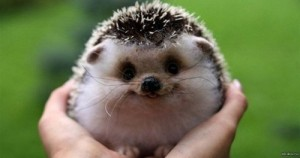
#> input picture lesson_2_Drieiev/data/0366ff8a5ea696d2d34b2dc3b90e2ebb.jpg, 300 x 158 px
$ jupyter execute Homework.ipynb
#> lines starting #> are read from the running program, lines starting #| are printed output that depends on the picture
# HOMEWORK 2
For this homework you will have to complete and implement the colour balancing for:
* Gray world algorithm
* Scale-by-max algorithm

You are free to use your own images. Experiment with more images and think about the effect each of the algorithms has on the resulting (balanced) image.

### Colour Balancing
In this notebook we will show different type of colour balancing making use of von Kries' hypothesis.

[cell 1]
import cv2
import numpy as np
from matplotlib import pyplot as plt
plt.rcParams['figure.figsize'] = [15, 5]

[cell 2]
img = cv2.imread('../data/0366ff8a5ea696d2d34b2dc3b90e2ebb.jpg')
#> img is the input picture: shape (158, 300, 3); mean B, G, R 79.5, 120.7, 110.2
img = cv2.cvtColor(img, cv2.COLOR_BGR2RGB)
plt.imshow(img)
plt.show()

### White patch
In white patch algorithm we choose a group of pixels we know they should be white. We then scale the resulting image colour channels by this white patch.

[cell 3]
# Define white patch and the coefficients
row, col = 100, 80 #485, 864
white = img[row, col, :]
#> white = [211, 207, 224]

w = np.max(white) # Otherwise, this pixel will be as bright as possible
#> w = 224
# coeffs = 255.0/white
coeffs = w/white # This preserves the brightness
#> coeffs = [1.06, 1.08, 1]

# Apply white balancing and generate balanced image
balanced = np.zeros_like(img, dtype=np.float32)
for channel in range(3):
    balanced[..., channel] = img[..., channel] * coeffs[channel]

# White patching does not guarantee that the dynamic range is preserved, images must be clipped.
balanced = balanced/255
balanced[balanced > 1] = 1
#> balanced: shape (158, 300, 3) float32; mean R, G, B 0.458, 0.512, 0.312

plt.subplot(121), plt.imshow(img)
plt.subplot(122), plt.imshow(balanced)
plt.show()
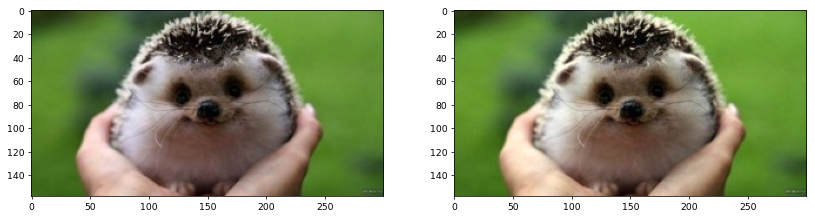
#> figure drawn by matplotlib, 2 panels

### Gray world
This algorithm assumes that a scene, on average, is gray.

[cell 4]
# Load your image
img = cv2.imread('../data/0366ff8a5ea696d2d34b2dc3b90e2ebb.jpg')
img = cv2.cvtColor(img, cv2.COLOR_BGR2RGB)

# Compute the mean values for all three colour channels (red, green, blue)
mean_r = np.mean(img[..., 0])
#> mean_r = 110.2
mean_g = np.mean(img[..., 1])
#> mean_g = 120.7
mean_b = np.mean(img[..., 2])
#> mean_b = 79.49

# Compute the coefficients kr, kg, kb
# Note: there are 3 coefficients to compute but we only have 2 equations.
# Therefore, you have to make an assumption, fix the value of one of the
# coefficients and compute the remining two
# Hint: You can fix the coefficient of the brightest colour channel to 1.
mean = (mean_r+mean_g+mean_b)/3.0
#> mean = 103.4
kr = mean/mean_r
#> kr = 0.939
kg = mean/mean_g
#> kg = 0.857
kb = mean/mean_b
#> kb = 1.3
coeffs = np.array([kr, kg, kb])
#> coeffs = [0.939, 0.857, 1.3]
# Apply color balancing and generate the balanced image
balanced = np.zeros_like(img, dtype=np.float32)
for channel in range(3):
    balanced[..., channel] = img[..., channel] * coeffs[channel]
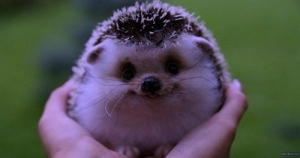
#> balanced: shape (158, 300, 3) float32; mean R, G, B 103.4, 103.4, 103.4; drawn with min black and max white

# White patching does not guarantee that the dynamic range is preserved, images must be clipped.
balanced = balanced/255
balanced[balanced > 1] = 1
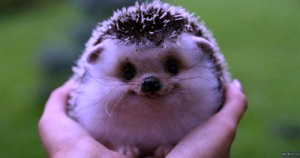
#> balanced: shape (158, 300, 3) float32; mean R, G, B 0.406, 0.406, 0.401

# Show the original and the balanced image side by side
plt.subplot(121), plt.imshow(img)
plt.subplot(122), plt.imshow(balanced)
plt.show()
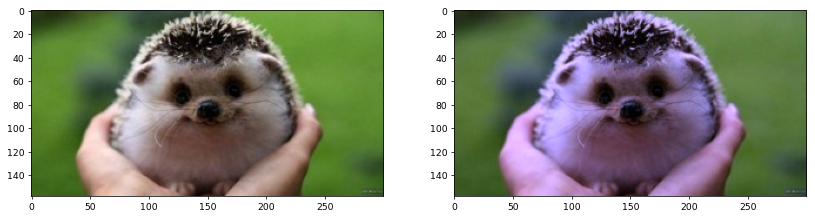
#> figure drawn by matplotlib, 2 panels

### Scale-by-max
This is a straightforward algorithm that scales each colour channel by its maximum value. Note that it is sensitive to noise and saturations.

[cell 5]
# Load your image
img = cv2.imread('../data/0366ff8a5ea696d2d34b2dc3b90e2ebb.jpg')
img = cv2.cvtColor(img, cv2.COLOR_BGR2RGB)

# Compute the maximum values for all three colour channels (red, green, blue)
max_r = np.max(img[..., 0])
#> max_r = 255
max_g = np.max(img[..., 1])
#> max_g = 252
max_b = np.max(img[..., 2])
#> max_b = 247

# Apply scale-by-max balancing and generate the balanced image
max_w = max(max_r, max_g, max_b)
#> max_w = 255
kr = max_w/max_r
#> kr = 1
kg = max_w/max_g
#> kg = 1.01
kb = max_w/max_b
#> kb = 1.03
coeffs = np.array([kr, kg, kb])
#> coeffs = [1, 1.01, 1.03]
# Apply color balancing and generate the balanced image
balanced = np.zeros_like(img, dtype=np.float32)
for channel in range(3):
    balanced[..., channel] = img[..., channel] * coeffs[channel]

# White patching does not guarantee that the dynamic range is preserved, images must be clipped.
balanced = balanced/255
balanced[balanced > 1] = 1

plt.subplot(121), plt.imshow(img)
plt.subplot(122), plt.imshow(balanced)
plt.show()
#> the sliders are set to 
